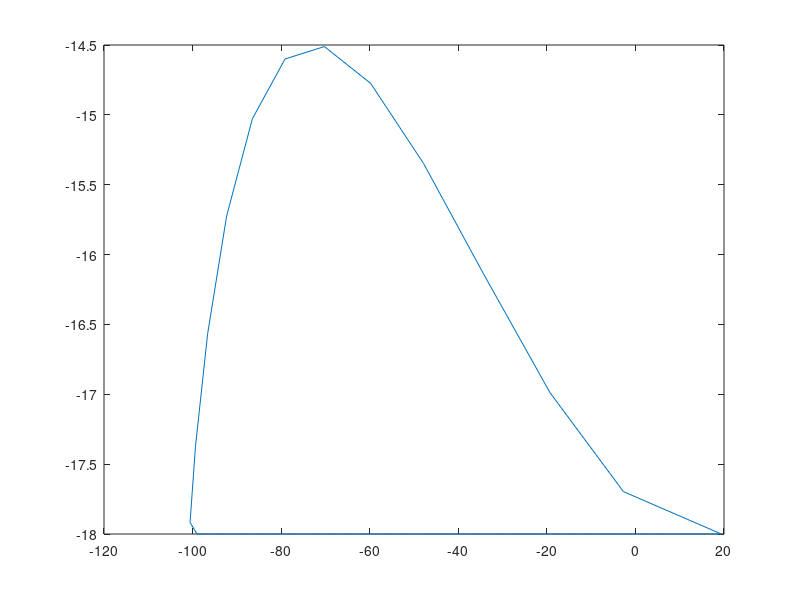

MATLAB code for this plot:
clear all
p = .75;
i=1;
for t = 0:0.02:1
     T(i)=t;
    t = mod(t,1);   
    if t<=0.75
    x(i)= 19.401 - 160*t;
    y(i)= -18;
    else
    x(i) = -100.599 - 16*(t-p)+1920.128009*(t-p)^2-0.512034135*(t-p)^3;
    y(i) = -18 + 0 + 896*(t-p)^2 - 7168*(t-p)^3 + 14336*(t-p)^4;
    end
    i=i+1;
    
end
plot(x,y);